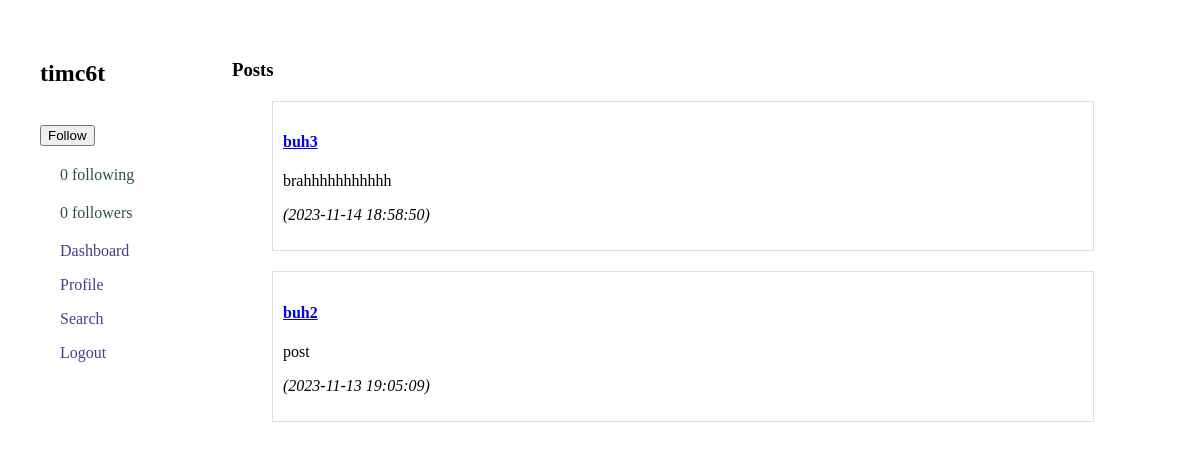
Page /profile.php?user_id=523 (signed in) on the earlier database version.
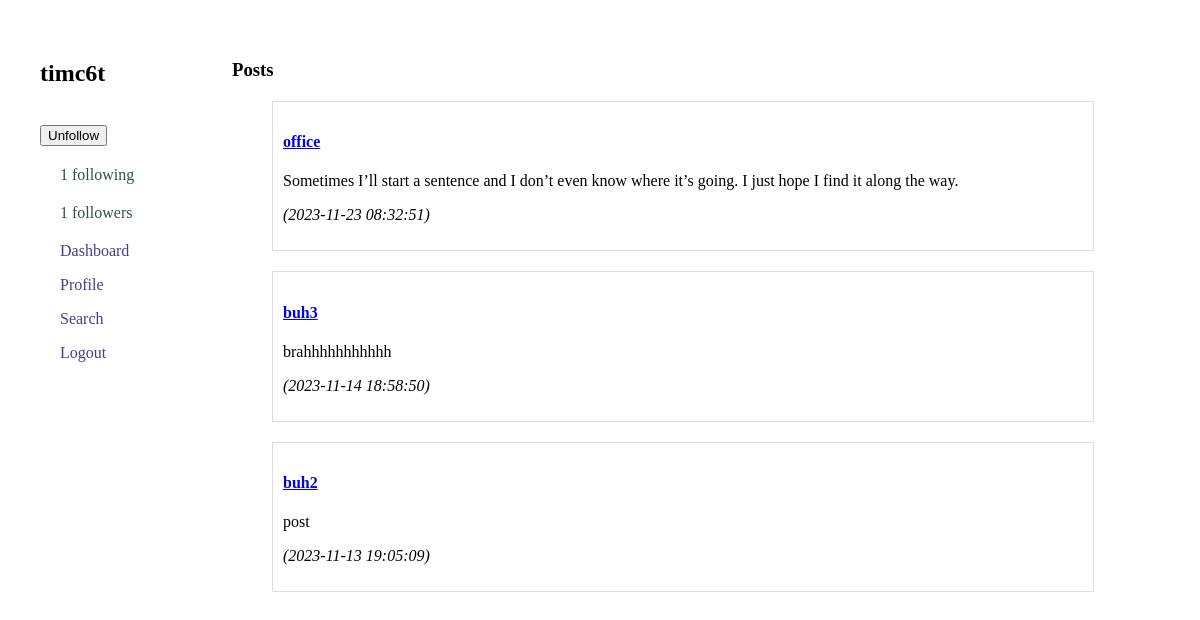
Same page on the later database version.
### tables this page shows
CREATE TABLE `texts` (
  `text_id` int(11) NOT NULL,
  `user_id` int(11) DEFAULT NULL,
  `title` varchar(255) DEFAULT NULL,
  `content` text NOT NULL,
  `is_public` tinyint(1) DEFAULT 1,
  `created_at` timestamp NOT NULL DEFAULT current_timestamp()
);

### profile.php (the view, shortened to what the changed rows need)
<?php
require_once "config.php";
$user_id = isset($_GET['user_id']) ? $_GET['user_id'] : $_SESSION["user_id"];
$username = $profile_image = $profile_username = "";
$sql_profile = "SELECT username, profile_image FROM users WHERE user_id = ?";
if ($stmt_profile = mysqli_prepare($link, $sql_profile)) {
    mysqli_stmt_bind_param($stmt_profile, "i", $user_id);
    if (mysqli_stmt_execute($stmt_profile)) {
        mysqli_stmt_bind_result($stmt_profile, $profile_username, $profile_image);
    } else {
        $err = "Something went wrong.";
    }
} else {
    $err = "Something went wrong preparing your profile." . mysqli_error($link);
}
$follow_user_id = isset($_GET['user_id']) ? $_GET['user_id'] : null;
$profile_user_posts = [];
$sql_user_posts = "SELECT text_id, title, content, created_at
                   FROM texts
                   WHERE user_id = ?
                   ORDER BY created_at DESC";
if ($stmt_user_posts = mysqli_prepare($link, $sql_user_posts)) {
    mysqli_stmt_bind_param($stmt_user_posts, "i", $user_id);
    if (mysqli_stmt_execute($stmt_user_posts)) {
        $result_user_posts = mysqli_stmt_get_result($stmt_user_posts);
        $profile_user_posts = mysqli_fetch_all($result_user_posts, MYSQLI_ASSOC);
    } else {
        echo "Error fetching user's posts: " . mysqli_error($link);
    }
} else {
    echo "Error preparing your posts' query: " . mysqli_error($link);
}
function isFollowing($link, $follower_id, $following_id) {
    $sql = "SELECT *
            FROM follows
            WHERE follower_id = ? AND following_id = ?";
    $stmt = mysqli_prepare($link, $sql);
    if ($stmt) {
        mysqli_stmt_bind_param($stmt, "ii", $follower_id, $following_id);
        mysqli_stmt_execute($stmt);
        mysqli_stmt_store_result($stmt);
        $result = mysqli_stmt_num_rows($stmt);
        return $result > 0;
    } else {
        return false;
    }
}
function getFollowing($link, $user_id) {
    $following = [];
    $sql = "SELECT u.user_id, u.username, u.profile_image
            FROM follows f
            INNER JOIN users u ON f.following_id = u.user_id
            WHERE f.follower_id = ?";
    $stmt = mysqli_prepare($link, $sql);
    if ($stmt) {
        mysqli_stmt_bind_param($stmt, "i", $user_id);
        mysqli_stmt_execute($stmt);
        $result = mysqli_stmt_get_result($stmt);
        while ($row = mysqli_fetch_assoc($result)) {
            $following[] = $row;
        }
    }
    return $following;
}
function getFollowers($link, $user_id)
{
    $followers = [];
    $sql = "SELECT u.user_id, u.username, u.profile_image
            FROM follows f
            INNER JOIN users u ON f.follower_id = u.user_id
            WHERE f.following_id = ?";
    $stmt = mysqli_prepare($link, $sql);
    if ($stmt) {
        mysqli_stmt_bind_param($stmt, "i", $user_id);
        mysqli_stmt_execute($stmt);
        $result = mysqli_stmt_get_result($stmt);
        while ($row = mysqli_fetch_assoc($result)) {
            $followers[] = $row;
        }
    }
    return $followers;
}
?>
<!DOCTYPE html>
<html lang="en">
<head>
    <link rel="stylesheet" href="styles.css">
</head>
<body class="body">
    <div id="profile-navbar">
        <?php
            echo "<h2>$profile_username</h2><br>";
            if ($user_id != $_SESSION['user_id'] && $follow_user_id !== null) {
                if (!isFollowing($link, $_SESSION['user_id'], $follow_user_id)) {
                    echo "<form method='POST' action='follow_func.php'>";
                    echo "<input type='submit' value='Follow'>";
                    echo "</form>";
                } else {
                    echo "<form method='POST' action='follow_func.php'>";
                    echo "<input type='submit' value='Unfollow'>";
                    echo "</form>";
                }
            }
            $following_count = count(getFollowing($link, $user_id));
            echo "<div id='following'>";
            echo "<p><a class='no-line' href='follows.php?user_id=$user_id'>$following_count following</a></p>";
            echo "</div>";
            $follower_count = count(getFollowers($link, $user_id));
            echo "<div id='followerss'>";
            echo "<p><a class='no-line' href='follows.php?user_id=$user_id'>$follower_count followers</a></p>";
            echo "</div>";
        ?>
    </div>
    <div id="posts-profile">
        <div class="indent">
            <?php
                foreach ($profile_user_posts as $post) {
                    $post_id = $post["text_id"];
                    $post_title = $post["title"];
                    $post_content = $post["content"];
                    $post_creation = $post["created_at"];
                    echo "<div style='border: 1px solid #ddd; padding: 10px; margin-bottom: 10px;'>";
                    echo "<h4><a href='posts.php?user_id=$user_id&text_id=$post_id'>$post_title</a></h4>";
                    echo "<p>$post_content</p>";
                    echo "<p><em>($post_creation)</em></p>";
                    echo "</div>";
                }
            ?>
        </div>
    </div>
</body>
</html>

Differences in the rows shown:
added texts: title "office", content "Sometimes I’ll start a sentence and I don’t even know where it’s going. I just hope I find it along the way.", created_at "2023-11-23 08:32:51"
Other differences:
form field value: (not shown) → "Unfollow"
$following_count: "0" → "1"
$follower_count: "0" → "1"
form field value: "Follow" → (not shown)
